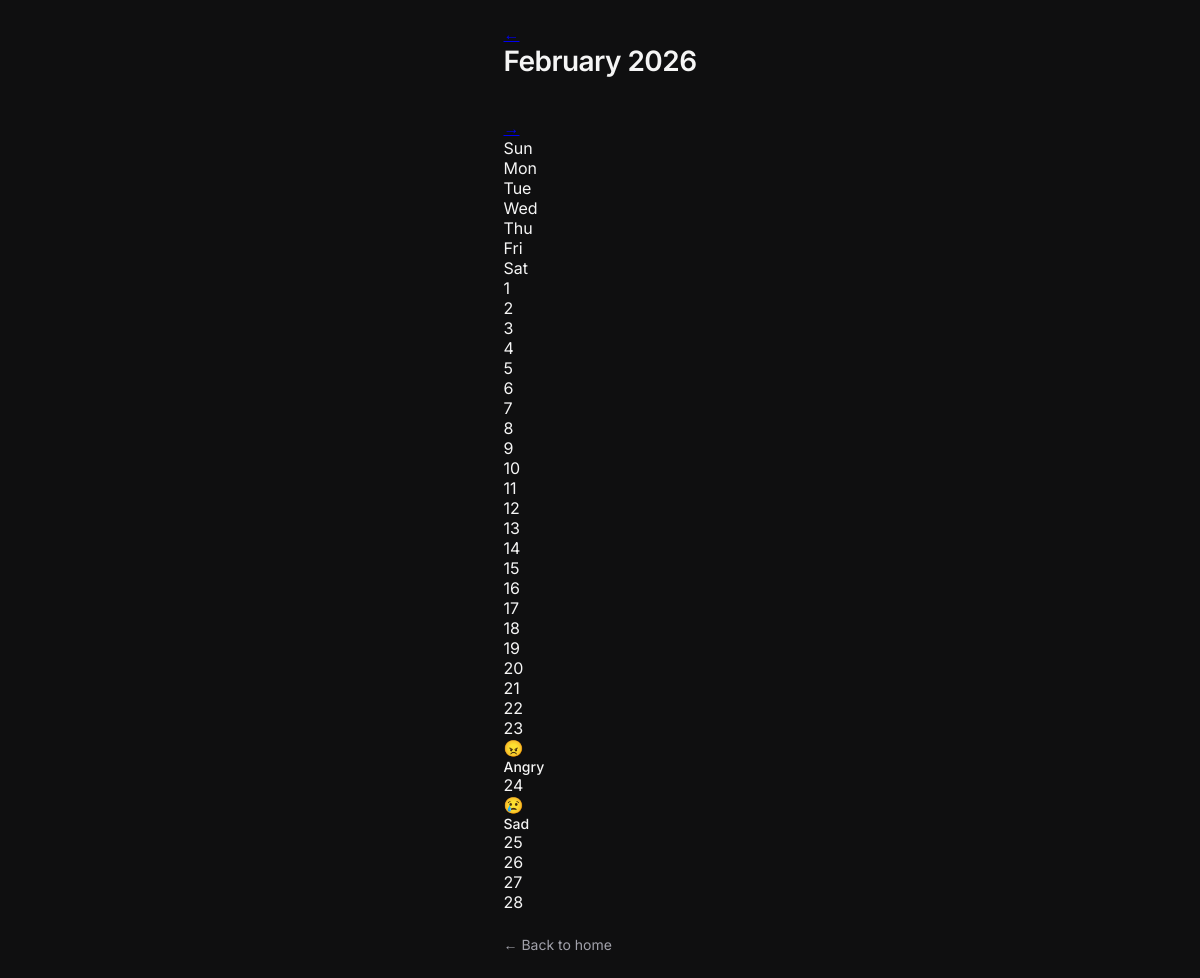
/calendar, run on an earlier commit of the app's database.
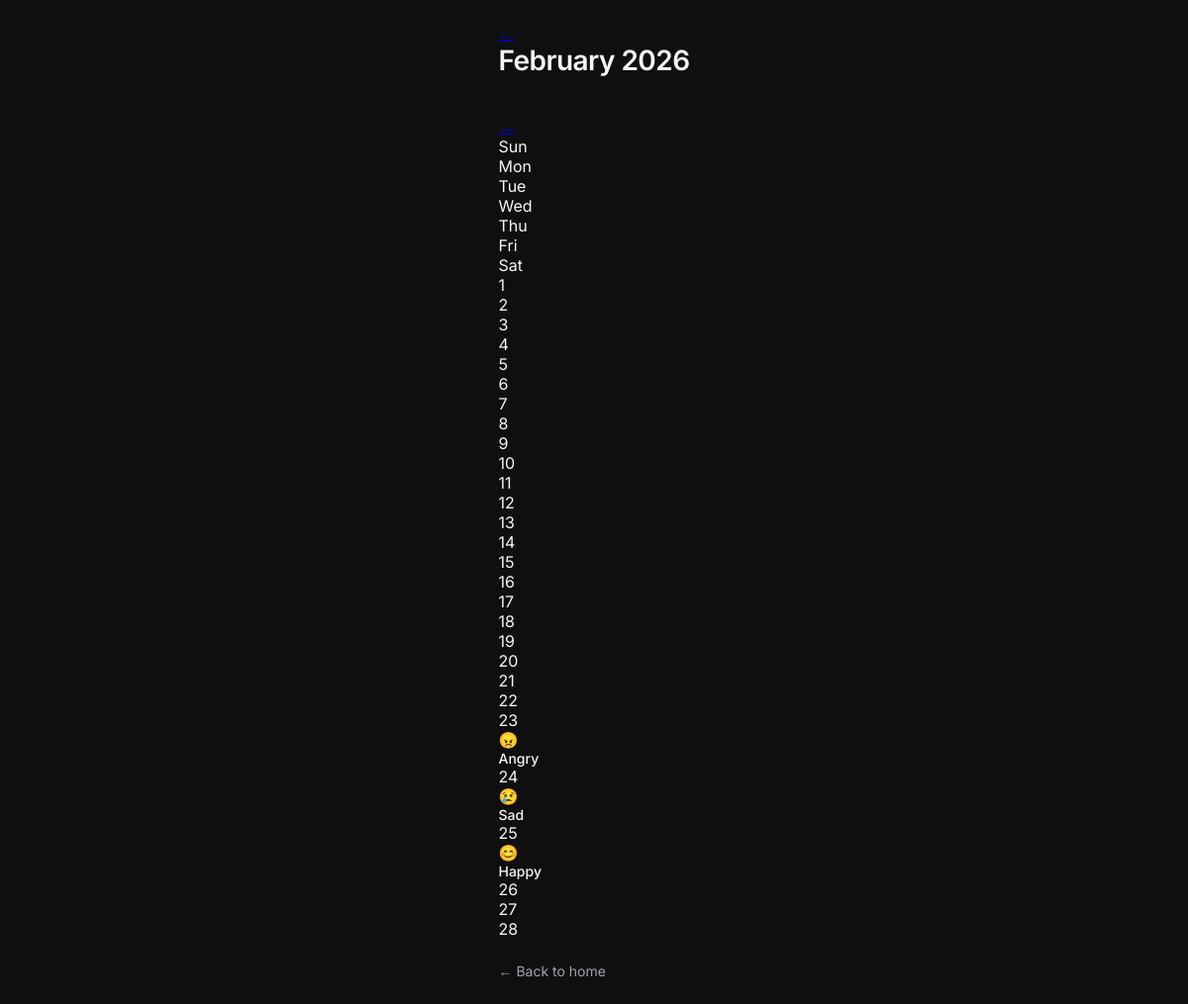
And on a later commit of the database.
### tables this page shows
CREATE TABLE moods (
        id INTEGER PRIMARY KEY AUTOINCREMENT,
        mood TEXT,
        date TEXT
        );

### app.py (the view)
@app.route("/calendar")
def calendar():
    init_db()
    with get_db() as db:
        now = datetime.now()
        year = request.args.get('year', now.year, type=int)
        month = request.args.get('month', now.month, type=int)
        moods = db.execute(
            "SELECT date, mood FROM moods WHERE strftime('%Y', date) = ? AND strftime('%m', date) = ?",
            (str(year), f"{month:02d}")
        ).fetchall()
        mood_dict = {mood[0]: mood[1] for mood in moods}
        first_day_weekday, num_days = monthrange(year, month)
        month_names = ['January', 'February', 'March', 'April', 'May', 'June',
                       'July', 'August', 'September', 'October', 'November', 'December']
        return render_template("calendar.html",
                             mood_dict=mood_dict,
                             year=year,
                             month=month,
                             month_name=month_names[month-1],
                             first_day_weekday=first_day_weekday,
                             num_days=num_days)

### app.py (called while the page is built)
def get_db():
    return sqlite3.connect(DB_PATH)

def init_db():
    with get_db() as db:
        db.execute("""
            CREATE TABLE IF NOT EXISTS moods (
            id INTEGER PRIMARY KEY AUTOINCREMENT,
            mood TEXT,
            date TEXT
            )
        """)

### templates/calendar.html (shortened to what this page needs)
<!DOCTYPE html>
<html lang="en">
<head>
    <link rel="stylesheet" href="/static/styles.css">
</head>
<body>
    <div class="calendar-container">
        <div class="calendar-header">
            <a href="/calendar?year={{ year }}&month={{ month - 1 if month > 1 else 12 }}" class="nav-btn">←</a>
            <h1>{{ month_name }} {{ year }}</h1>
            <a href="/calendar?year={{ year }}&month={{ month + 1 if month < 12 else 1 }}" class="nav-btn">→</a>
        </div>
        <div class="calendar-grid">
            <div class="calendar-day-header">Sun</div>
            <div class="calendar-day-header">Mon</div>
            <div class="calendar-day-header">Tue</div>
            <div class="calendar-day-header">Wed</div>
            <div class="calendar-day-header">Thu</div>
            <div class="calendar-day-header">Fri</div>
            <div class="calendar-day-header">Sat</div>
            {% for day in range(1, num_days + 1) %}
                {% set date_str = "%04d-%02d-%02d"|format(year, month, day) %}
                {% set mood = mood_dict.get(date_str) %}
                <div class="calendar-cell {% if mood %}has-mood{% endif %}">
                    <div class="day-number">{{ day }}</div>
                    {% if mood %}
                        <div class="mood-emoji">
                            {% if mood == 'Happy' %}😊
                            {% elif mood == 'Sad' %}😢
                            {% elif mood == 'Angry' %}😠
                            {% elif mood == 'Tired' %}😴
                            {% endif %}
                        </div>
                        <div class="mood-label">{{ mood }}</div>
                    {% endif %}
                </div>
            {% endfor %}
        </div>
        <a href="/" class="back-link">← Back to home</a>
    </div>
</body>
</html>

What changed in the data, as far as the page shows it:
added moods: mood "Happy"
Also different on the page:
new list line: "25"
list line gone: "25"
